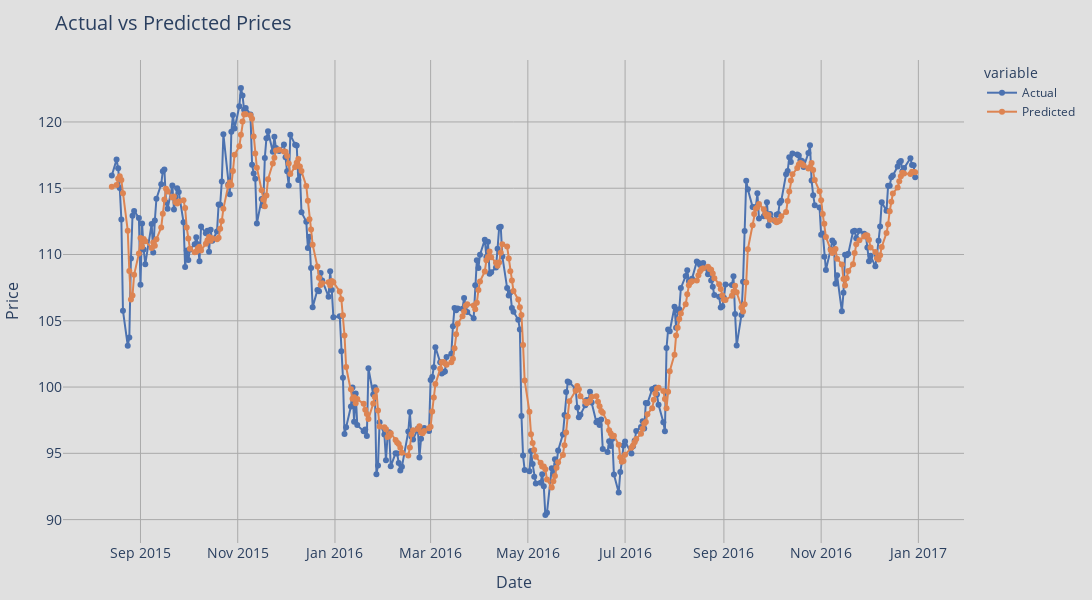

This figure's notebook cell:
### Code cell
import plotly.express as px

fig = px.line(
    results.reset_index(),
    x='Date',
    y=['Actual', 'Predicted'],
    labels={'value': 'Price', 'Date': 'Date'},
    title="Actual vs Predicted Prices",
    template='plotly_white',
    color_discrete_map={'Actual':'#4C72B0', 'Predicted':'#DD8452'}  # soft colors
)

# Parameters you can change
background_color = "#E0E0E0"   # figure background
plot_bgcolor = "#E0E0E0"        # plot area background
grid_color = "#AAAAAA"          # grid line color
grid_width = 1                  # grid line thickness

fig.update_traces(mode='lines+markers')
fig.update_layout(
    width=1200,
    height=600,
    title_font_size=20,
    xaxis_title_font_size=16,
    yaxis_title_font_size=16,
    legend_title_font_size=14,
    plot_bgcolor=plot_bgcolor,        # plot area background
    paper_bgcolor=background_color,   # figure background
    margin=dict(l=50, r=50, t=60, b=50)
)

fig.update_xaxes(
    tickfont=dict(size=14),
    gridcolor=grid_color,
    gridwidth=grid_width
)

fig.update_yaxes(
    tickfont=dict(size=14),
    gridcolor=grid_color,
    gridwidth=grid_width
)
fig.show()

### Figure 1 — Plotly figure (JSON) as saved in the notebook; plotly's stock layout.template omitted (floating-point values rounded to 4 significant figures; data arrays with more than 128 entries replaced by an {"elided": "..."} marker saying what was removed)
{"data": [{"hovertemplate": "variable=Actual<br>Date=%{x}<br>Price=%{y}<extra></extra>", "legendgroup": "Actual", "line": {"color": "#4C72B0", "dash": "solid"}, "marker": {"symbol": "circle"}, "mode": "lines+markers", "name": "Actual", "orientation": "v", "showlegend": true, "type": "scatter", "x": {"elided": "349 str values"}, "xaxis": "x", "y": {"elided": "349 float values"}, "yaxis": "y"}, {"hovertemplate": "variable=Predicted<br>Date=%{x}<br>Price=%{y}<extra></extra>", "legendgroup": "Predicted", "line": {"color": "#DD8452", "dash": "solid"}, "marker": {"symbol": "circle"}, "mode": "lines+markers", "name": "Predicted", "orientation": "v", "showlegend": true, "type": "scatter", "x": {"elided": "349 str values"}, "xaxis": "x", "y": {"elided": "349 float values"}, "yaxis": "y"}], "layout": {"height": 600, "legend": {"title": {"font": {"size": 14}, "text": "variable"}, "tracegroupgap": 0}, "margin": {"b": 50, "l": 50, "r": 50, "t": 60}, "paper_bgcolor": "#E0E0E0", "plot_bgcolor": "#E0E0E0", "title": {"font": {"size": 20}, "text": "Actual vs Predicted Prices"}, "width": 1200, "xaxis": {"anchor": "y", "domain": [0, 1], "gridcolor": "#AAAAAA", "gridwidth": 1, "tickfont": {"size": 14}, "title": {"font": {"size": 16}, "text": "Date"}}, "yaxis": {"anchor": "x", "domain": [0, 1], "gridcolor": "#AAAAAA", "gridwidth": 1, "tickfont": {"size": 14}, "title": {"font": {"size": 16}, "text": "Price"}}}}
